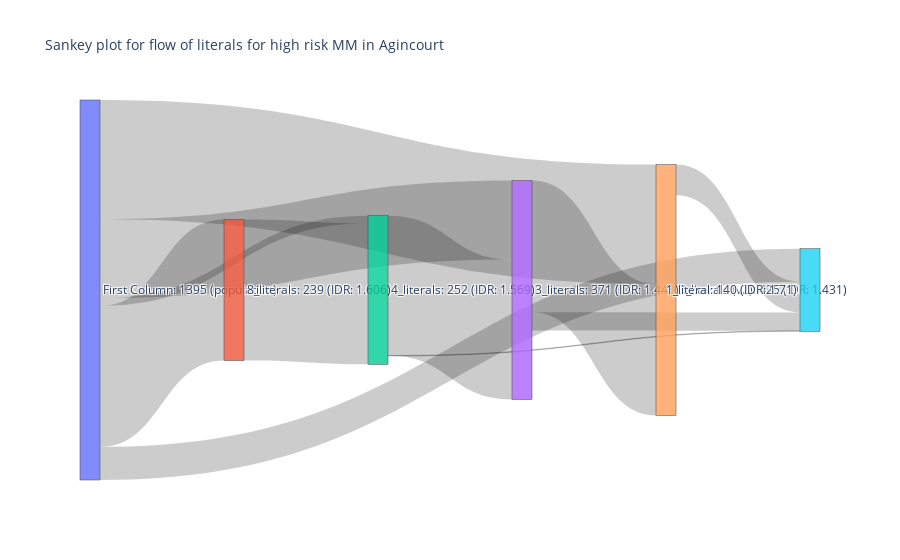

Notebook source saved alongside this figure:
### Code cell
# Assuming final_df and sankey_ST are already defined
additional_df = results_df
# Create a dictionary to map subsets to IDR values for easy lookup
subset_to_idr = pd.Series(additional_df.IDR.values, index=additional_df.Subset).to_dict()

idr_values = list(subset_to_idr.values())

# Initialize labels_with_idr with a specific string for the first column
labels_with_idr = [
    f'First Column: {final_df.iloc[:, 0].sum()} (population)'
]

# Append the rest of the labels, starting from the second column of final_df
# Note that we adjust the index i by -1 when accessing idr_values to align with the starting point
labels_with_idr.extend([
    f'{col}: {final_df[col].sum()} (IDR: {idr_values[i-1]})'
    for i, col in enumerate(final_df.columns[1:], start=1)  # start=1 to correct enumerate starting index
])


fig = go.Figure(data=[go.Sankey(
    node=dict(
        pad=15,
        thickness=20,
        label=labels_with_idr
    ),
    link=dict(
        source=sankey_ST['source'],
        target=sankey_ST['target'],
        value=sankey_ST['value']
    ),
)])

fig.update_layout(title_text='Sankey plot for flow of literals for high risk MM in Agincourt', font_size=10)
fig.update_traces(textfont_size=12)
fig.show()

### Figure 1 — Plotly figure (JSON) as saved in the notebook; plotly's stock layout.template omitted (floating-point values rounded to 4 significant figures)
{"data": [{"link": {"source": [0, 1, 2, 3, 0, 0, 0, 4, 3, 0, 2], "target": [1, 2, 3, 4, 4, 3, 5, 5, 5, 2, 5], "value": [239, 239, 237, 223, 202, 134, 56, 52, 31, 13, 1]}, "node": {"label": ["First Column: 1395 (population)", "8_literals: 239 (IDR: 1.606)", "4_literals: 252 (IDR: 1.569)", "3_literals: 371 (IDR: 1.441)", "3_literals (v2): 425 (IDR: 1.431)", "1_literal: 140 (IDR: 1.71)"], "pad": 15, "thickness": 20}, "textfont": {"size": 12}, "type": "sankey"}], "layout": {"font": {"size": 10}, "title": {"text": "Sankey plot for flow of literals for high risk MM in Agincourt"}}}
